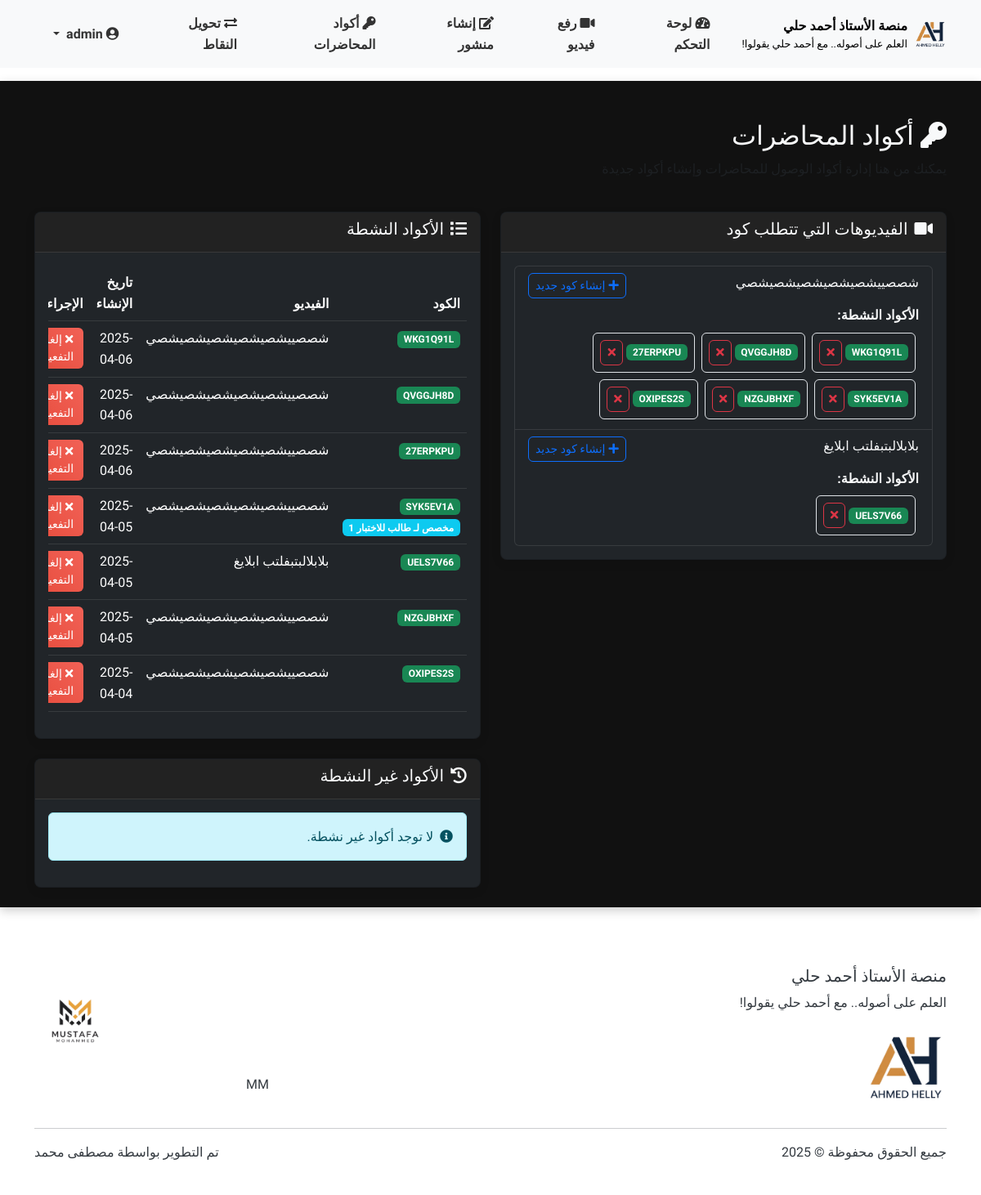
The app's page /admin/lecture_codes (signed in) with its own data.
### models.py (models this page shows, shortened)
class User(UserMixin, db.Model):
    __tablename__ = 'users'
    id = db.Column(db.Integer, primary_key=True)
    username = db.Column(db.String(64), unique=True, nullable=False)
    full_name = db.Column(db.String(100), nullable=True)  # الاسم الثلاثي
    email = db.Column(db.String(100), nullable=True)  # البريد الإلكتروني للاستعادة
    phone = db.Column(db.String(20), nullable=True)   # رقم الهاتف للاستعادة
    password_hash = db.Column(db.String(256), nullable=False)
    role = db.Column(db.String(20), nullable=False)  # 'admin' or 'student'
    points = db.Column(db.Integer, default=0)  # نقاط المحفظة
    reset_token = db.Column(db.String(100), nullable=True)  # رمز استعادة كلمة المرور
    reset_token_expiry = db.Column(db.DateTime, nullable=True)  # تاريخ انتهاء صلاحية الرمز
    created_at = db.Column(db.DateTime, default=datetime.utcnow)  # تاريخ إنشاء الحساب
    videos = db.relationship('Video', backref='uploader', lazy='dynamic')
    comments = db.relationship('Comment', backref='author', lazy='dynamic')
    posts = db.relationship('Post', backref='author', lazy='dynamic')
    video_views = db.relationship('VideoView', backref='viewer', lazy='dynamic')
    def is_admin(self):
        return self.role == 'admin'

class Video(db.Model):
    __tablename__ = 'videos'
    id = db.Column(db.Integer, primary_key=True)
    title = db.Column(db.String(100), nullable=False)
    url = db.Column(db.String(200), nullable=True)  # يمكن أن يكون فارغًا في حالة رفع ملف
    file_path = db.Column(db.String(200), nullable=True)  # مسار الملف المرفوع
    description = db.Column(db.Text)
    uploaded_by = db.Column(db.Integer, db.ForeignKey('users.id'), nullable=False)
    created_at = db.Column(db.DateTime, default=datetime.utcnow)
    requires_code = db.Column(db.Boolean, default=True)  # هل تتطلب المحاضرة كود للوصول
    points_cost = db.Column(db.Integer, default=0)  # تكلفة الفيديو بالنقاط
    comments = db.relationship('Comment', backref='video', lazy='dynamic', cascade='all, delete-orphan')

class LectureCode(db.Model):
    __tablename__ = 'lecture_codes'
    id = db.Column(db.Integer, primary_key=True)
    video_id = db.Column(db.Integer, db.ForeignKey('videos.id'), nullable=False)
    code = db.Column(db.String(20), nullable=False, unique=True)
    created_at = db.Column(db.DateTime, default=datetime.utcnow)
    is_active = db.Column(db.Boolean, default=True)
    assigned_to = db.Column(db.Integer, db.ForeignKey('users.id'), nullable=True)  # يمكن تعيين رمز لطالب محدد
    is_used = db.Column(db.Boolean, default=False)  # تم استخدام الرمز ام لا
    video = db.relationship('Video', backref=db.backref('access_codes', lazy='dynamic'))
    student = db.relationship('User', backref=db.backref('assigned_codes', lazy='dynamic'), foreign_keys=[assigned_to])

### routes.py (the view)
@admin_bp.route('/lecture_codes')
@login_required
def lecture_codes():
    if not current_user.is_admin():
        abort(403)
    videos = Video.query.filter_by(requires_code=True).all()
    active_codes = LectureCode.query.filter_by(is_active=True).order_by(LectureCode.created_at.desc()).all()
    inactive_codes = LectureCode.query.filter_by(is_active=False).order_by(LectureCode.created_at.desc()).all()
    return render_template(
        'admin/lecture_codes.html',
        videos=videos,
        active_codes=active_codes,
        inactive_codes=inactive_codes
    )

### templates/admin/lecture_codes.html (shortened to what this page needs)
{% extends 'base.html' %}
{% block content %}
<div class="container mt-4">
    <div class="row mb-4">
        <div class="col">
            <h2><i class="fas fa-key me-2"></i>أكواد المحاضرات</h2>
            <p class="text-muted">يمكنك من هنا إدارة أكواد الوصول للمحاضرات وإنشاء أكواد جديدة</p>
        </div>
    </div>
    <div class="row">
        <div class="col-lg-6">
            <div class="card bg-dark mb-4">
                <div class="card-header">
                    <h5><i class="fas fa-video me-2"></i>الفيديوهات التي تتطلب كود</h5>
                </div>
                <div class="card-body">
                    {% if videos %}
                        <div class="list-group">
                            {% for video in videos %}
                                <div class="list-group-item bg-dark">
                                    <div class="d-flex justify-content-between align-items-center">
                                        <h6>{{ video.title }}</h6>
                                        <a href="{{ url_for('admin.create_lecture_code', video_id=video.id) }}" class="btn btn-sm btn-outline-primary">
                                            <i class="fas fa-plus me-1"></i>إنشاء كود جديد
                                        </a>
                                    </div>
                                    {% set active_video_codes = active_codes|selectattr('video_id', 'equalto', video.id)|list %}
                                    {% if active_video_codes %}
                                        <div class="mt-2">
                                            <strong>الأكواد النشطة:</strong>
                                            <div class="d-flex flex-wrap mt-1">
                                                {% for code in active_video_codes %}
                                                    <div class="d-flex align-items-center m-1 p-2 border rounded">
                                                        <span class="badge bg-success me-1">{{ code.code }}</span>
                                                        <a href="{{ url_for('admin.deactivate_code', code_id=code.id) }}" class="btn btn-sm btn-outline-danger">
                                                            <i class="fas fa-times"></i>
                                                        </a>
                                                    </div>
                                                {% endfor %}
                                            </div>
                                        </div>
                                    {% endif %}
                                </div>
                            {% endfor %}
                        </div>
                    {% else %}
                        <div class="alert alert-info">
                            <i class="fas fa-info-circle me-2"></i>لا توجد فيديوهات تتطلب كود للوصول.
                        </div>
                    {% endif %}
                </div>
            </div>
        </div>
        <div class="col-lg-6">
            <div class="card bg-dark mb-4">
                <div class="card-header">
                    <h5><i class="fas fa-list me-2"></i>الأكواد النشطة</h5>
                </div>
                <div class="card-body">
                    {% if active_codes %}
                        <div class="table-responsive">
                            <table class="table table-dark table-hover">
                                <thead>
                                    <tr>
                                        <th>الكود</th>
                                        <th>الفيديو</th>
                                        <th>تاريخ الإنشاء</th>
                                        <th>الإجراءات</th>
                                    </tr>
                                </thead>
                                <tbody>
                                    {% for code in active_codes %}
                                        <tr>
                                            <td>
                                                <span class="badge bg-success">{{ code.code }}</span>
                                                {% if code.assigned_to %}
                                                    <span class="badge bg-info">مخصص لـ {{ code.student.full_name }}</span>
                                                {% endif %}
                                            </td>
                                            <td>{{ code.video.title }}</td>
                                            <td>{{ code.created_at.strftime('%Y-%m-%d') }}</td>
                                            <td>
                                                <a href="{{ url_for('admin.deactivate_code', code_id=code.id) }}" class="btn btn-sm btn-danger">
                                                    <i class="fas fa-times me-1"></i>إلغاء التفعيل
                                                </a>
                                            </td>
                                        </tr>
                                    {% endfor %}
                                </tbody>
                            </table>
                        </div>
                    {% else %}
                        <div class="alert alert-info">
                            <i class="fas fa-info-circle me-2"></i>لا توجد أكواد نشطة حالياً.
                        </div>
                    {% endif %}
                </div>
            </div>
            <div class="card bg-dark">
                <div class="card-header">
                    <h5><i class="fas fa-history me-2"></i>الأكواد غير النشطة</h5>
                </div>
                <div class="card-body">
                    {% if inactive_codes %}
                        <div class="table-responsive">
                            <table class="table table-dark table-hover">
                                <thead>
                                    <tr>
                                        <th>الكود</th>
                                        <th>الفيديو</th>
                                        <th>تاريخ الإنشاء</th>
                                    </tr>
                                </thead>
                                <tbody>
                                    {% for code in inactive_codes %}
                                        <tr>
                                            <td>
                                                <span class="badge bg-secondary">{{ code.code }}</span>
                                            </td>
                                            <td>{{ code.video.title }}</td>
                                            <td>{{ code.created_at.strftime('%Y-%m-%d') }}</td>
                                        </tr>
                                    {% endfor %}
                                </tbody>
                            </table>
                        </div>
                    {% else %}
                        <div class="alert alert-info">
                            <i class="fas fa-info-circle me-2"></i>لا توجد أكواد غير نشطة.
                        </div>
                    {% endif %}
                </div>
            </div>
        </div>
    </div>
</div>
{% endblock %}

### templates/base.html (shortened to what this page needs)
<!DOCTYPE html>
<html lang="ar" dir="rtl">
<head>
    <link rel="stylesheet" href="https://cdnjs.cloudflare.com/ajax/libs/font-awesome/5.15.4/css/all.min.css">
    <link rel="stylesheet" href="https://cdn.jsdelivr.net/npm/bootstrap@5.3.0/dist/css/bootstrap.rtl.min.css">
    <link rel="stylesheet" href="{{ url_for('static', filename='css/style.css') }}">
</head>
<body>
    <header>
        <nav class="navbar navbar-expand-lg navbar-light bg-light sticky-top">
            <div class="container">
                <a class="navbar-brand d-flex align-items-center" href="{{ url_for('main.index') }}">
                    <img src="{{ url_for('static', filename='img/ahmed-helly-logo.png') }}" alt="شعار المنصة" height="50">
                    <div class="ms-2 d-flex flex-column">
                        <span style="font-size: 1rem; color: #000; font-weight: bold;">منصة الأستاذ أحمد حلي</span>
                        <small class="d-none d-md-block" style="font-size: 0.8rem; color: #000;">العلم على أصوله.. مع أحمد حلي يقولوا!</small>
                    </div>
                </a>
                <div class="collapse navbar-collapse navbar-custom" id="navbarNav">
                    <ul class="navbar-nav">
                        {% if current_user.is_authenticated %}
                            {% if current_user.role == 'admin' %}
                                <li class="nav-item">
                                    <a class="nav-link {% if request.path.startswith('/admin/dashboard') %}active{% endif %}" href="{{ url_for('admin.dashboard') }}">
                                        <i class="fas fa-tachometer-alt"></i> لوحة التحكم
                                    </a>
                                </li>
                                <li class="nav-item">
                                    <a class="nav-link {% if request.path.startswith('/admin/upload_video') %}active{% endif %}" href="{{ url_for('admin.upload_video') }}">
                                        <i class="fas fa-video"></i> رفع فيديو
                                    </a>
                                </li>
                                <li class="nav-item">
                                    <a class="nav-link {% if request.path.startswith('/admin/create_post') %}active{% endif %}" href="{{ url_for('admin.create_post') }}">
                                        <i class="fas fa-edit"></i> إنشاء منشور
                                    </a>
                                </li>
                                <li class="nav-item">
                                    <a class="nav-link {% if request.path.startswith('/admin/lecture_codes') %}active{% endif %}" href="{{ url_for('admin.lecture_codes') }}">
                                        <i class="fas fa-key"></i> أكواد المحاضرات
                                    </a>
                                </li>
                                <li class="nav-item">
                                    <a class="nav-link {% if request.path.startswith('/admin/transfer_points') %}active{% endif %}" href="{{ url_for('admin.transfer_points') }}">
                                        <i class="fas fa-exchange-alt"></i> تحويل النقاط
                                    </a>
                                </li>
                            {% endif %}
                        {% endif %}
                    </ul>
                    {% if current_user.is_authenticated %}
                    <ul class="navbar-nav ms-auto">
                        <li class="nav-item dropdown">
                            <a class="nav-link dropdown-toggle" href="#" id="navbarDropdown" role="button"
                               data-bs-toggle="dropdown" aria-expanded="false">
                                <i class="fas fa-user-circle"></i>
                                {{ current_user.username }}
                            </a>
                        </li>
                    </ul>
                    {% endif %}
                </div>
            </div>
        </nav>
    </header>
    <main class="py-4">
        {% block content %}{% endblock %}
    </main>
        <footer class="bg-white py-4 mt-5">
        <div class="container">
            <div class="row">
                <div class="col-md-6">
                    <h5>منصة الأستاذ أحمد حلي</h5>
                    <p>العلم على أصوله.. مع أحمد حلي يقولوا!</p>
                    <img src="{{ url_for('static', filename='img/ahmed-helly-logo.png') }}" alt="شعار المستر" height="100" class="mb-2">
                </div>
                <div class="col-md-6 text-md-end">
                    <div class="mt-3">
                        <img src="{{ url_for('static', filename='img/mustafa-logo.png') }}" alt="شعار مصطفى محمد" height="100" class="mb-2">
                        <p class="text-center mt-2 mb-0">MM</p>
                    </div>
                </div>
            </div>
            <hr>
            <div class="row">
                <div class="col-md-6">
                    <p>جميع الحقوق محفوظة &copy; 2025</p>
                </div>
                <div class="col-md-6 text-md-end">
                    <p>تم التطوير بواسطة <a href="#">مصطفى محمد</a></p>
                </div>
            </div>
        </div>
    </footer>
</body>
</html>

### records on screen
User: username "admin"
Video: title "شصصييشصيشصيشصيشصيشصي"
LectureCode: code "WKG1Q91L", video "شصصييشصيشصيشصيشصيشصي", created_at "2025-04-06"
LectureCode: code "QVGGJH8D", video "شصصييشصيشصيشصيشصيشصي", created_at "2025-04-06"
LectureCode: code "27ERPKPU", video "شصصييشصيشصيشصيشصيشصي", created_at "2025-04-06"
LectureCode: code "SYK5EV1A", student.full_name "طالب للاختبار 1", video "شصصييشصيشصيشصيشصيشصي", created_at "2025-04-05"
LectureCode: code "NZGJBHXF", video "شصصييشصيشصيشصيشصيشصي", created_at "2025-04-05"
LectureCode: code "OXIPES2S", video "شصصييشصيشصيشصيشصيشصي", created_at "2025-04-04"
Video: title "بلابلالبتبفلتب ابلايغ"
LectureCode: code "UELS7V66", video "بلابلالبتبفلتب ابلايغ", created_at "2025-04-05"
